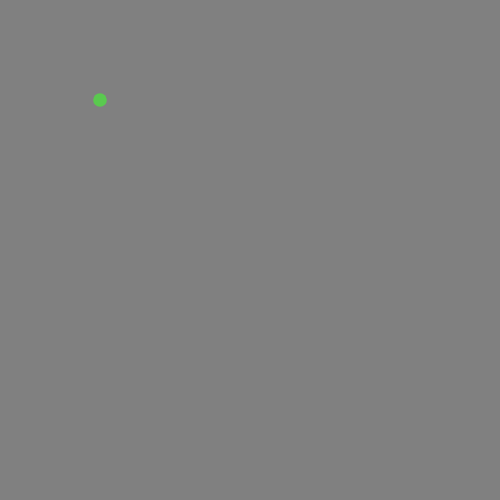
Frame 1 (no input)
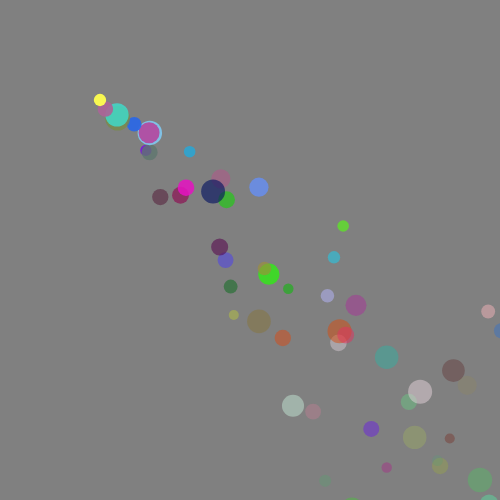
Frame 60 (no input)
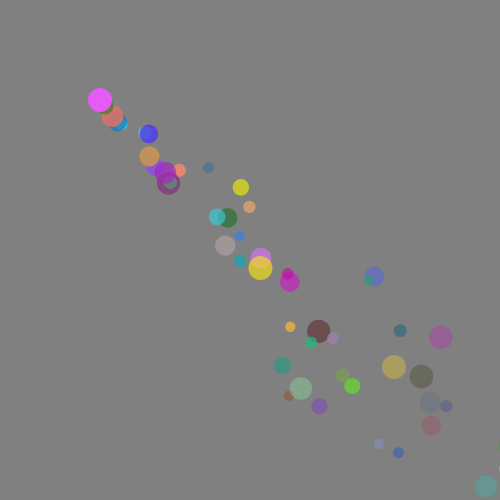
Frame 120 (the mouse pressed at the canvas centre since frame 60)

The p5.js sketch that drew these frames (run headless with seeded random() and noise() and a simulated clock; from frame 60 on, the mouse is pressed at the canvas centre):

// p5.js sketch
// ── sketch.js
let cars = [];

function setup() {
  createCanvas(500, 500);
  noStroke();

  // for (let i = 0; i < 20; i++) {
  //   cars.push(new Car());
  // }
}

function draw() {
  background('grey');

  cars.push(new Car()); //spawn car

  for (let i = 0; i < cars.length; i++) {
    cars[i].display();
    cars[i].move();


    if (cars[i].a <= 0){
      cars.splice(i,1);

    }
  }

  print(cars.length);
}

class Car {
  constructor() {
    // attributes
    this.pos = createVector(100, 100);
    this.vel = createVector(random(5,10), random(5, 10));
    this.a = random(200, 255);
    this.r = random(255);
    this.g = random(255);
    this.b = random(255);
    this.size = random(10, 25)

  }

  // methods
  display() {
    fill(this.r, this.g, this.b, this.a);
    ellipse(this.pos.x, this.pos.y, this.size, this.size);
  }
  move() {
    this.pos.add(this.vel);
     this.a -= 3;
    // if (this.pos.x > width) this.pos.x = 0;
    // if (this.pos.x < 0) this.pos.x = width;
    // if (this.pos.y > height) this.pos.y = 0;
    // if (this.pos.y < 0) this.pos.y = height;
  }
}
